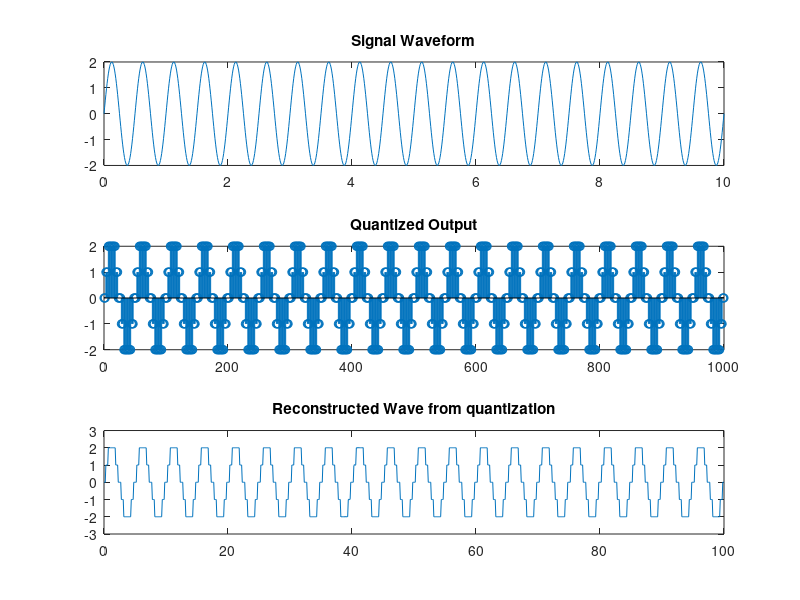

Here is the MATLAB script that generated this plot:
freq=2;
ts=0.1;
t1=0:0.01:10;%1001 values
t1L=length(t1);
arg=2*pi*freq*t1;
y1=2*sin(arg);%1001 values
subplot(3,1,1);
plot(t1,y1);
title('Signal Waveform');
%%%%%%%%%%%%%%%%%%%%%%%%%%%%%%%%%%%%%%%
ts=0.1;
tsL=length([0:ts:100]);%1001 values
for i=0:1:tsL-1
    if(mod(i,ts)==0)
        imp(i+1)=1;
    else
        imp(i+1)=0;
    end
end
%%%%%%%%%%%%%%%%%%%%%%%%%%%%%%%%%%%%%%%
out=y1.*imp;
%%%%%%%%%%%%%%%%%%%%%%%%%%%%%
out1=zeros(1,1001);
for j=0:1000
    out1(j+1)=round(out(j+1));
end
subplot(3,1,2);
a=0:1000;
stem(a,out1);
title('Quantized Output');
%%%%%%%%%%%%%%%%%%%%%%%%%%%%%%
m=[zeros(1,1001)];
sinctt=[zeros(1,1001)];
for k=0:1:1000
    for t=0:ts:100
        x=(2*pi*2*t)-(k*pi);
        m(k+1)=out1(k+1)+(out1(k+1)*sinc(x));
      
    
    end
   
end

a=0:ts:100;
subplot(3,1,3);
plot(a,m);
title('Reconstructed Wave from quantization');
axis([0,100,-3,3]);
%%%%%%%%%%%%%%%%%%%%%%%%%%%%%%%%%%%%%%%%%%%%%

